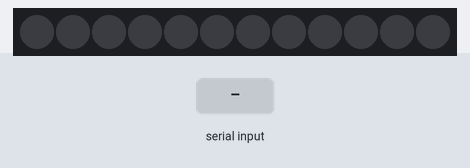
This program was run on a simulated ESP8266 (NodeMCU). Parts: 12 RGB LEDs in strip order, left to right. The inputs (shaded band) are chosen by the test bench. Dim RGB values are drawn brighter than linear; the strip is taken to match the declared colour order.

Above: at 1.2 s.
1.3 s: "1:90\n" received over Serial
At 2.5 s:
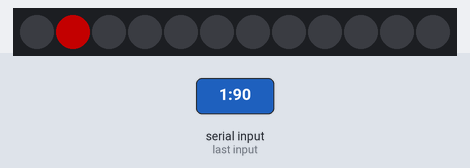
2.8 s: "1:90:45\n" received over Serial
At 3.9 s:
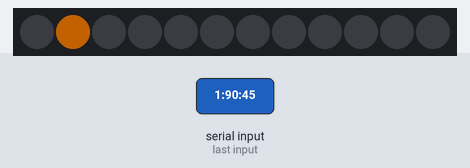
Timing chart, 0 to 5.8 s (numbered marks = the images above; inputs shaded):
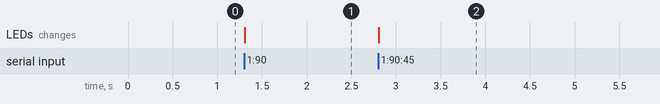

The program:

main.cpp
```cpp
#include <Arduino.h>
#include <Adafruit_NeoPixel.h>
#define PIN 9
#define NUMPIXELS 12
const byte numChars = 16;
char receivedChars[numChars];
int incomingByte;
static byte ndx = 0;
Adafruit_NeoPixel strip = Adafruit_NeoPixel(NUMPIXELS, PIN, NEO_RGB + NEO_KHZ400);
void decoder(char* received);
void light_up_led(int led, int red, int green, int blue);
void setup() {
  Serial.begin(115200);
  strip.begin();
  strip.fill(strip.Color(0, 0, 0));
  strip.show();
}

void loop() {
  if (Serial.available() > 0) {
    incomingByte = Serial.read();
    if (incomingByte != '\n' && ndx < numChars){
      receivedChars[ndx] = (char)incomingByte;
      ndx++;
    }
    else{
      ndx = 0;
      decoder(receivedChars);
      memset(receivedChars, 0, sizeof(receivedChars));
    }
  }
}

void decoder(char* received) {
  // Serial.println(received);
  char* inputs = strtok(received, ":");
  int values[4];
  for(int i = 0; i<4; i++){
    values[i] = atoi(inputs);
    inputs = strtok(0, ":");
    // Serial.println(values[i]);
  }
  light_up_led(values[0], values[1], values[2], values[3]);
  // Serial.println("Lit");
}

void light_up_led(int led, int red, int green, int blue) {
  // Serial.print("LED: ");
  // Serial.println(led);
  // Serial.print("Red: ");
  // Serial.println(red);
  // Serial.print("Green: ");
  // Serial.println(green);
  // Serial.print("Blue: ");
  // Serial.println(blue);
  strip.setPixelColor(led, strip.Color(red, green, blue));
  strip.show();
}
```

Measured:
- after the input at 1.3 s, the LEDs: change at once (image 1)
- after the input at 2.8 s, the LEDs: change at once (image 2)
